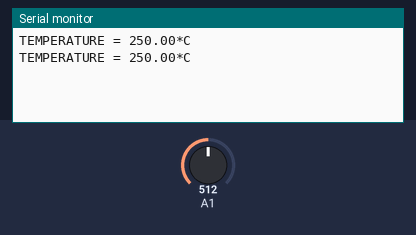
The sketch below on a simulated Arduino Uno, built with avr-gcc and run on an emulated ATmega328P. Parts: the last lines printed to the serial monitor. The test bench sets the inputs (shaded band); at power-on: A1 = 512.

Above: at 1.8 s.
1.9 s: A1 set to 716
At 2.8 s:
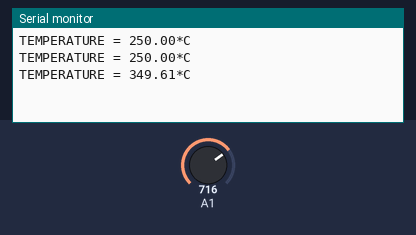
3.4 s: A1 set to 900
At 4.8 s:
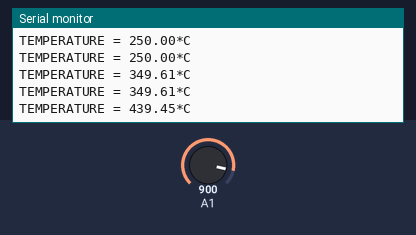
Timing chart, 0 to 6.4 s (numbered marks = the images above; inputs shaded):
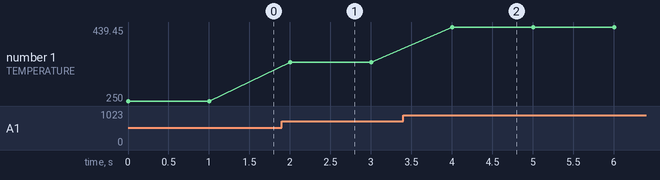

Measured:
- after the input at 1.9 s, the serial monitor: prints a new line after 0.10 s (image 1)
- after the input at 3.4 s, the serial monitor: prints a new line after 0.60 s (image 2)
- plotted number 1: 250 → 349.61 after the input at 1.9 s, 349.61 → 439.45 after the input at 3.4 s

The sketch:

Temperature_read.ino
```cpp
float temp;


void setup() {
  // put your setup code here, to run once:
  Serial.begin(9600);

}

void loop() {
  // put your main code here, to run repeatedly:
  temp = analogRead(A1);
  float mv = (temp/1024.0)*5000;
  float cel = mv/10;

  Serial.print("TEMPERATURE = ");
  Serial.print(cel);
  Serial.print("*C");
  Serial.println();
  delay(1000);

}
```
